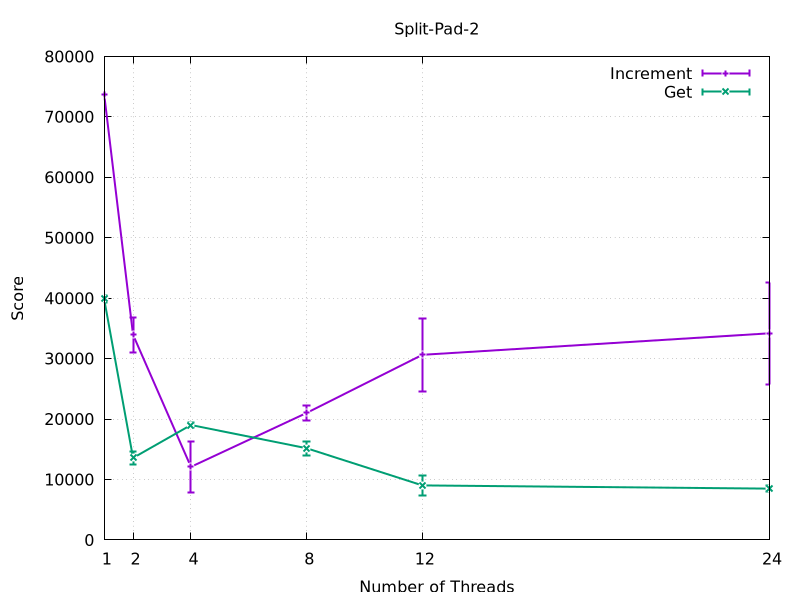

This chart was generated by the following gnuplot code:
set terminal pngcairo size 1920,1080
set output 'Split-Pad-2.png'
set title 'Split-Pad-2'
set xlabel 'Number of Threads'
set xtics (1, 2, 4, 8, 12, 24)
set ylabel 'Score'
set yrange [0:*]
set grid
plot 'Split-Pad-2.dat' index 0 title 'Increment' with yerrorlines linewidth 2, \
     'Split-Pad-2.dat' index 1 title 'Get' with yerrorlines linewidth 2
